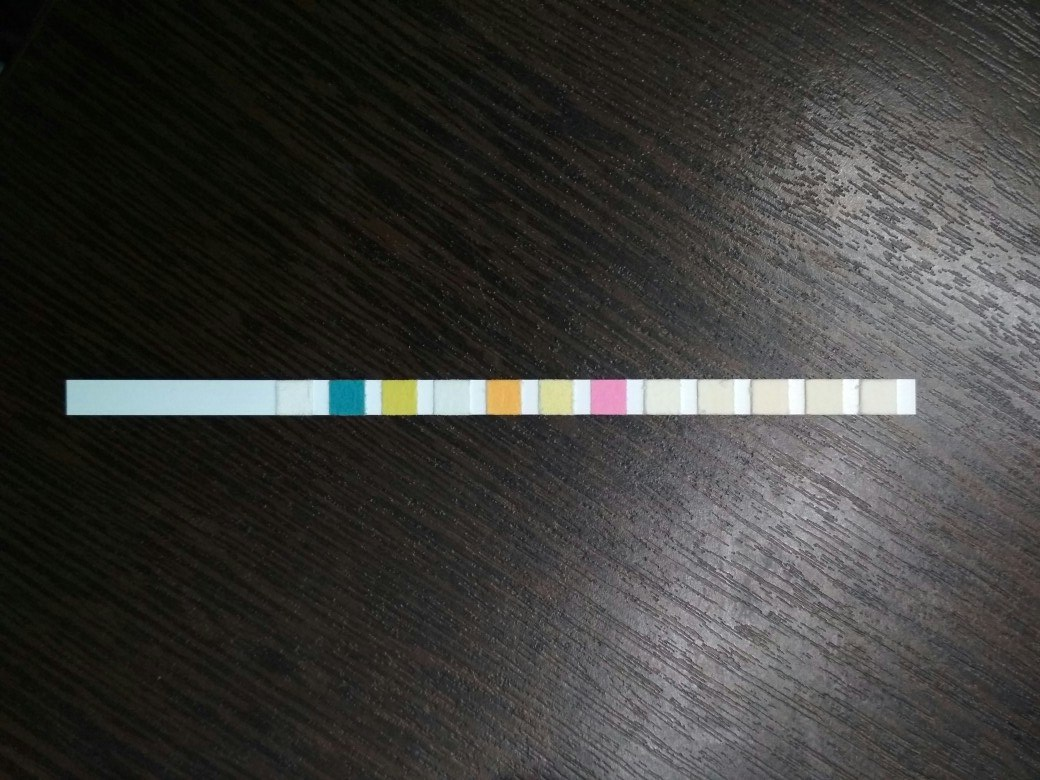
#> input picture images/Qafi7eIc8kI.jpg, 1040 x 780 px, given in place of template_mirror_no_stroke_border.png, which was not available
$ python detect-features.py   (Python 2 division)
#> lines starting #> are read from the running program, lines starting #| are printed output that depends on the picture; pictures that were not available may be replaced by others from this repository, and a replacement may not be noted
import cv2
import glob
import numpy as np

def pyr_down(image, n=1):
    if n <= 1:
        return image
    shrinked = image.copy()
    for time in xrange(n):
        shrinked = cv2.pyrDown(shrinked)
    return shrinked

def shrink(image, to_size=500):
    n = int(np.log2(max(image.shape) / to_size))
    return pyr_down(image, n=n)

def match_image(scene_image, query_image):
    descr = cv2.AKAZE_create()
    keypoints_query, descriptors_query = descr.detectAndCompute(query_image, mask=None)
    keypoints_scene, descriptors_scene = descr.detectAndCompute(scene_image, mask=None)
    MIN_MATCH_COUNT = 5

    matcher = cv2.DescriptorMatcher_create(cv2.DESCRIPTOR_MATCHER_BRUTEFORCE_HAMMING)
    matches = matcher.knnMatch(descriptors_query, descriptors_scene, k=2)

    # store all the good matches as per Lowe's ratio test.
    good = []
    for m, n in matches:
        if m.distance < 0.7 * n.distance:
            good.append(m)

    if len(good) > MIN_MATCH_COUNT:
        print "Enough matches are found - %d/%d" % (len(good), MIN_MATCH_COUNT)

        src_pts = np.float32([keypoints_query[m.queryIdx].pt for m in good]).reshape(-1, 1, 2)
        dst_pts = np.float32([keypoints_scene[m.trainIdx].pt for m in good]).reshape(-1, 1, 2)

        M, mask = cv2.findHomography(src_pts, dst_pts, cv2.RANSAC, 5.0)
        matchesMask = mask.ravel().tolist()

        h, w = query_image.shape
        pts = np.float32([[0, 0], [0, h - 1], [w - 1, h - 1], [w - 1, 0]]).reshape(-1, 1, 2)
        dst = cv2.perspectiveTransform(pts, M)

        scene_image = cv2.polylines(scene_image, [np.int32(dst)], True, 255, 3, cv2.LINE_AA)
        # cv2.imshow("scene", scene_image)
    else:
        print "Not enough matches are found - %d/%d" % (len(good), MIN_MATCH_COUNT)
        matchesMask = None

    draw_params = dict(matchColor = (255, 255, 0), # draw matches in green color
                   singlePointColor = None,
                   matchesMask = matchesMask, # draw only inliers
                   flags = 2)

    matched_image = cv2.drawMatches(query_image, keypoints_query, scene_image, keypoints_scene, good, None, **draw_params)

    return matched_image

def main():

	query_image = cv2.flip(cv2.imread("/data/Y.Disk/work/urinalysis/images/stripe experiments/compact/template_mirror_no_stroke_border.png", cv2.IMREAD_GRAYSCALE), 1)
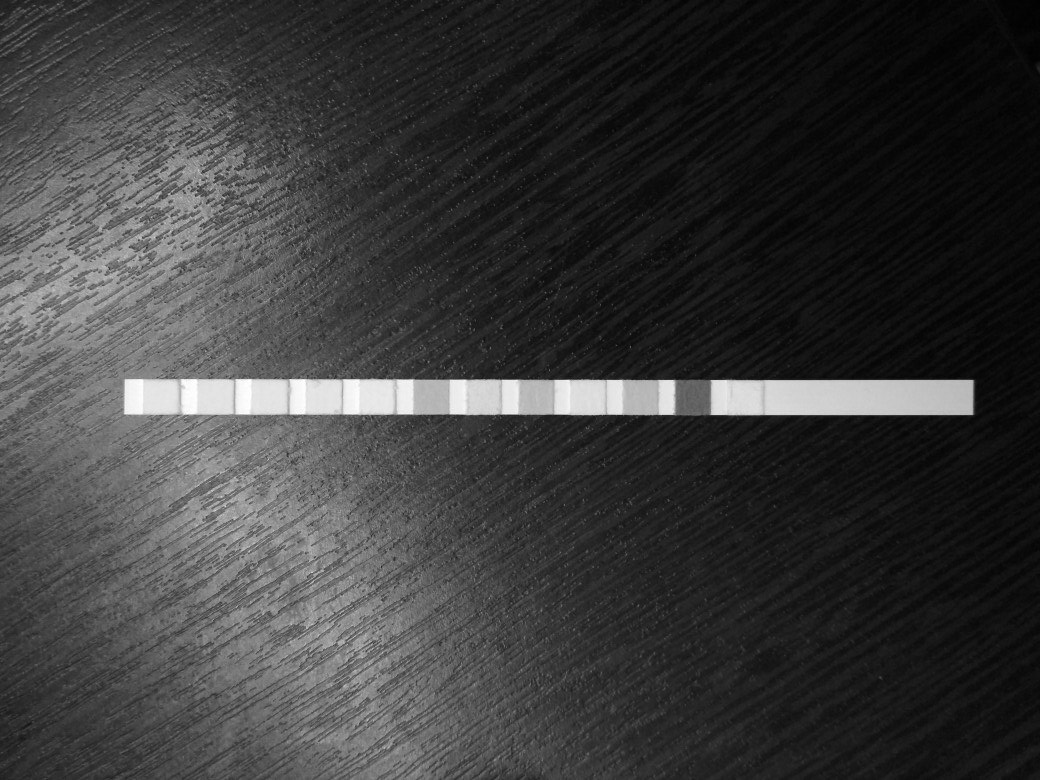
#> query_image: shape (780, 1040); min 1, max 255, mean 59.1

	cap = cv2.VideoCapture(0)
	while cap.isOpened():
		_, frame = cap.read()
#> frame is the input picture: shape (780, 1040, 3); mean B, G, R 56.5, 59.3, 59.8
		scene_image = cv2.flip(cv2.cvtColor(frame, cv2.COLOR_BGR2GRAY), 1)
		matched_image = match_image(scene_image.copy(), query_image.copy())
#> in match_image, `keypoints_query, descriptors_query = descr.detectAndCompute(query_imag..`: keypoints_query = 470 keypoints; strongest (x, y, size): (664, 397, 22.8), (725, 397, 22.8), (665, 390, 16.1), (665, 404, 16.1)
#> in match_image, `keypoints_scene, descriptors_scene = descr.detectAndCompute(scene_imag..`: keypoints_scene = 469 keypoints; strongest (x, y, size): (664, 397, 22.8), (725, 397, 22.8), (665, 390, 16.1), (665, 404, 16.1)
#> in match_image, `matches = matcher.knnMatch(descriptors_query, descriptors_scene, k=2)`: matches = 470 matches
#> after the loop in match_image, `for m, n in matches:`: good = 469 matches
#| Enough matches are found - 469/5
#> in match_image, `src_pts = np.float32([keypoints_query[m.queryIdx].pt for m in good]).r..`: src_pts = 469 rows, first 8: [211, 147], [148.1, 148.1], [216.4, 150.4], [199.5, 151.9], [179.9, 168], [227.8, 168.2], [237.8, 167.9], [164.3, 168.9]
#> in match_image, `dst_pts = np.float32([keypoints_scene[m.trainIdx].pt for m in good]).r..`: dst_pts has the same summary as src_pts
#> in match_image, `M, mask = cv2.findHomography(src_pts, dst_pts, cv2.RANSAC, 5.0)`: M = [[1, -1.02e-06, -3.56e-05], [-1.33e-06, 1, -0.00022], [-1.74e-09, 2.97e-09, 1]]; mask = 469 values from 1 to 1
#> in match_image, `dst = cv2.perspectiveTransform(pts, M)`: dst = [[-3.56e-05, -0.00022], [-0.000832, 779], [1039, 779], [1039, -0.0016]]
#> in match_image, `scene_image = cv2.polylines(scene_image, [np.int32(dst)], True, 255, 3..`:
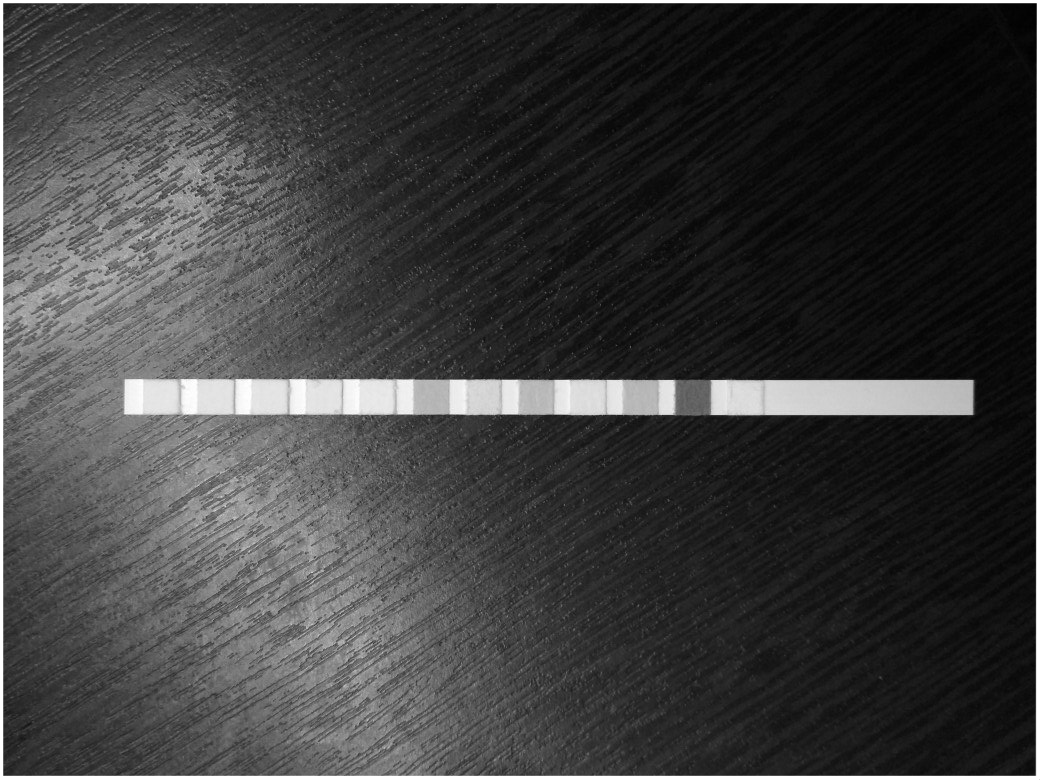
#> scene_image: shape (780, 1040); min 1, max 255, mean 62.5
#> in match_image, `draw_params = dict(matchColor = (255, 255, 0),`: draw_params = 4 items
#> in match_image, `matched_image = cv2.drawMatches(query_image, keypoints_query, scene_im..`:
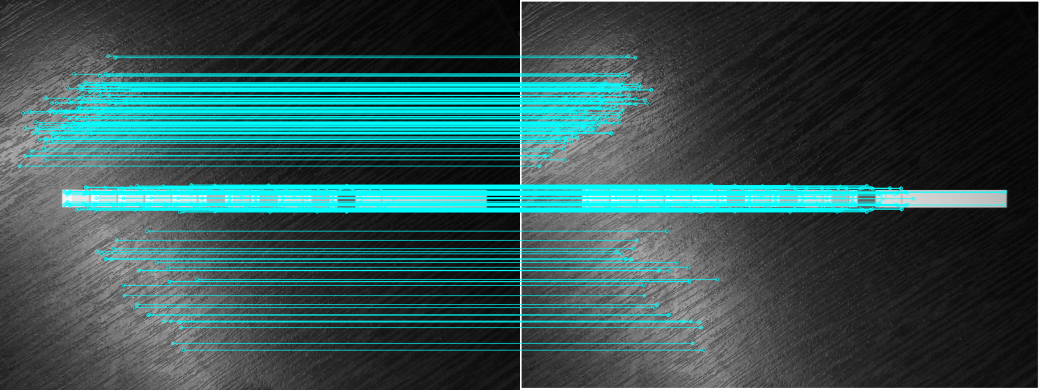
#> matched_image: shape (780, 2080, 3) (shown at 1/2 size); mean of channels 0, 1, 2 83, 83, 50; drawn as B, G, R
		cv2.imshow("match", matched_image)
		cv2.waitKey(1)

if __name__ == "__main__":
	main()
